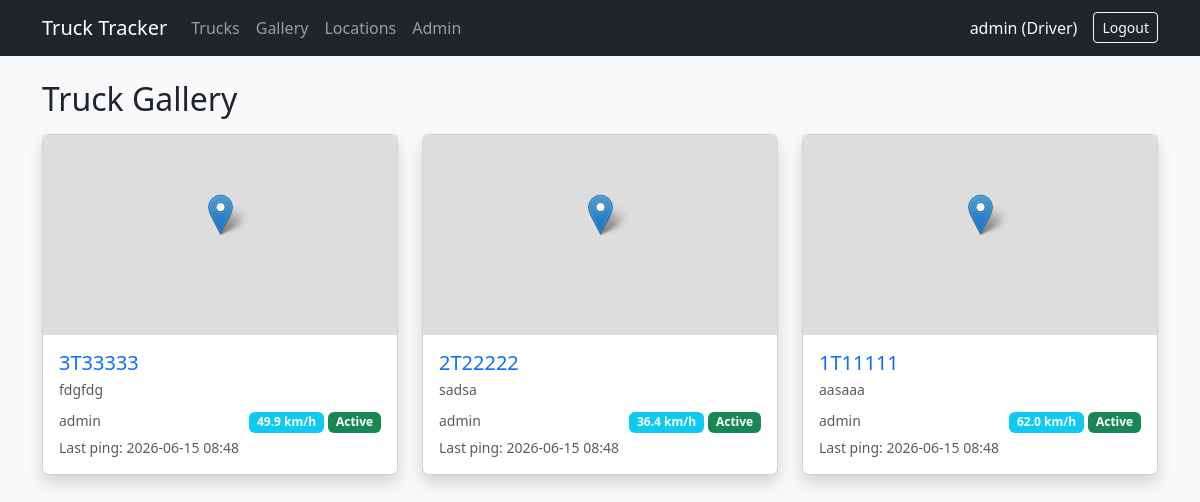
The page /gallery/ (signed in) on the database its author committed.
### accounts/models.py (models this page shows, shortened)
class User(AbstractUser):
    class Role(models.TextChoices):
        ADMIN = 'admin', 'Admin'
        DRIVER = 'driver', 'Driver'
    role = models.CharField(max_length=10, choices=Role.choices, default=Role.DRIVER)

### tracking/models.py (models this page shows, shortened)
class Truck(models.Model):
    plate_number = models.CharField(max_length=8, unique=True, validators=[MinLengthValidator(5)])
    description = models.TextField(blank=True, default='')
    driver = models.ForeignKey(
        settings.AUTH_USER_MODEL,
        on_delete=models.SET_NULL,
        null=True,
        blank=True,
        related_name='trucks',
    )
    is_active = models.BooleanField(default=True)
    created_at = models.DateTimeField(auto_now_add=True)
    updated_at = models.DateTimeField(auto_now=True)
    class Meta:
        ordering = ['-created_at']

### tracking/views.py (the view)
# urls.py: path('gallery/', views.TruckGalleryView.as_view(), name='truck_gallery'),
class TruckGalleryView(LoginRequiredMixin, ListView):
    model = Truck
    template_name = 'tracking/truck_gallery.html'
    context_object_name = 'trucks'
    def get_queryset(self):
        latest = Location.objects.filter(truck=OuterRef('pk')).order_by('-recorded_at')
        qs = Truck.objects.select_related('driver').annotate(
            latest_lat=Subquery(latest.values('latitude')[:1], output_field=FloatField()),
            latest_lng=Subquery(latest.values('longitude')[:1], output_field=FloatField()),
            latest_speed=Subquery(latest.values('speed')[:1], output_field=FloatField()),
            latest_time=Subquery(latest.values('recorded_at')[:1]),
        )
        if self.request.user.role == 'driver':
            qs = qs.filter(driver=self.request.user)
        return qs

### tracking/templates/tracking/truck_gallery.html (shortened to what this page needs)
{% extends 'base.html' %}
{% load static %}
{% block content %}
<div class="d-flex justify-content-between align-items-center mb-3">
    <h2 class="mb-0">Truck Gallery</h2>
</div>
{% if trucks %}
    <div class="row g-4">
        {% for truck in trucks %}
            <div class="col-md-6 col-lg-4">
                <div class="card shadow h-100">
                    <div id="mini-map-{{ truck.id }}" class="mini-map" data-lat="{{ truck.latest_lat }}" data-lng="{{ truck.latest_lng }}" data-speed="{{ truck.latest_speed|default:'' }}" data-time="{{ truck.latest_time|date:'Y-m-d H:i:s'|default:'' }}"></div>
                    <div class="card-body">
                        <a href="{% url 'truck_detail' truck.id %}" class="text-decoration-none">
                            <h5 class="card-title mb-1">{{ truck.plate_number }}</h5>
                        </a>
                        <p class="text-muted small mb-2">{{ truck.description|default:'—'|truncatewords:15 }}</p>
                        <div class="d-flex justify-content-between align-items-center">
                            <span class="small text-muted">{{ truck.driver.get_full_name|default:truck.driver.username|default:'No driver' }}</span>
                            <div>
                                {% if truck.latest_speed is not None %}
                                    <span class="badge bg-info">{{ truck.latest_speed }} km/h</span>
                                {% else %}
                                    <span class="badge bg-secondary">No data</span>
                                {% endif %}
                                {% if truck.is_active %}
                                    <span class="badge bg-success">Active</span>
                                {% else %}
                                    <span class="badge bg-secondary">Inactive</span>
                                {% endif %}
                            </div>
                        </div>
                        {% if truck.latest_time %}
                            <div class="small text-muted mt-1">
                                Last ping: {{ truck.latest_time|date:'Y-m-d H:i' }}
                            </div>
                        {% endif %}
                    </div>
                </div>
            </div>
        {% endfor %}
    </div>
{% else %}
    <div class="alert alert-info">No trucks found.</div>
{% endif %}
{% endblock %}

### templates/base.html (shortened to what this page needs)
{% load static %}
<!DOCTYPE html>
<html lang="en">
<head>
    <link href="https://cdn.jsdelivr.net/npm/bootstrap@5.3.3/dist/css/bootstrap.min.css" rel="stylesheet">
    <link rel="stylesheet" href="https://unpkg.com/leaflet@1.9.4/dist/leaflet.css" />
    <link rel="stylesheet" href="{% static 'tracking/style.css' %}">
</head>
<body class="bg-light">
    <nav class="navbar navbar-expand-lg navbar-dark bg-dark mb-4">
        <div class="container">
            <a class="navbar-brand" href="{% url 'truck_list' %}">Truck Tracker</a>
            <div class="navbar-nav me-auto">
                <a class="nav-link" href="{% url 'truck_list' %}">Trucks</a>
                <a class="nav-link" href="{% url 'truck_gallery' %}">Gallery</a>
                <a class="nav-link" href="{% url 'location_list' %}">Locations</a>
                {% if user.is_authenticated and user.is_staff %}
                    <a class="nav-link" href="{% url 'admin:index' %}">Admin</a>
                {% endif %}
            </div>
            <div class="navbar-nav ms-auto">
                {% if user.is_authenticated %}
                    <span class="nav-item nav-link text-light">{{ user.username }} ({{ user.get_role_display }})</span>
                    <form method="post" action="{% url 'logout' %}" class="d-inline">
                        <button type="submit" class="btn btn-outline-light btn-sm nav-item ms-2 mt-1">Logout</button>
                    </form>
                {% else %}
                    <a class="nav-link" href="{% url 'login' %}">Login</a>
                {% endif %}
            </div>
        </div>
    </nav>
    <div class="container">
        <div id="toast-container" class="toast-container position-fixed top-0 end-0 p-3"></div>
        {% block content %}{% endblock %}
    </div>
</body>
</html>

### static/tracking/style.css (style rules this page uses)
.mini-map { height: 200px; border-radius: 0.375rem 0.375rem 0 0; }

### rows shown on the page
User: username "admin", role "Driver"
Truck: plate_number "3T33333", description "fdgfdg", driver.get_full_name "admin", latest_speed "49.9", is_active "Active", latest_time "2026-06-15 08:48"
Truck: plate_number "2T22222", description "sadsa", driver.get_full_name "admin", latest_speed "36.4", is_active "Active", latest_time "2026-06-15 08:48"
Truck: plate_number "1T11111", description "aasaaa", driver.get_full_name "admin", latest_speed "62.0", is_active "Active", latest_time "2026-06-15 08:48"
